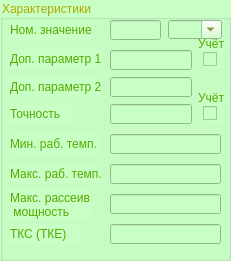
  <widget class="QGroupBox" name="TechGB">
   <property name="geometry">
    <rect>
     <x>380</x>
     <y>50</y>
     <width>231</width>
     <height>261</height>
    </rect>
   </property>
   <property name="styleSheet">
    <string notr="true">color: rgb(170, 170, 0);
background-color: rgb(200, 255, 196);</string>
   </property>
   <property name="title">
    <string>Характеристики</string>
   </property>
   <property name="alignment">
    <set>Qt::AlignLeading|Qt::AlignLeft|Qt::AlignVCenter</set>
   </property>
   <property name="flat">
    <bool>false</bool>
   </property>
   <widget class="QLabel" name="NomValueL">
    <property name="geometry">
     <rect>
      <x>10</x>
      <y>20</y>
      <width>81</width>
      <height>20</height>
     </rect>
    </property>
    <property name="styleSheet">
     <string notr="true">color: rgb(85, 170, 0);</string>
    </property>
    <property name="text">
     <string>Ном. значение</string>
    </property>
   </widget>
   <widget class="QLabel" name="NomVoltageL">
    <property name="geometry">
     <rect>
      <x>10</x>
      <y>49</y>
      <width>91</width>
      <height>20</height>
     </rect>
    </property>
    <property name="styleSheet">
     <string notr="true">color: rgb(85, 170, 0);</string>
    </property>
    <property name="text">
     <string>Доп. параметр 1</string>
    </property>
   </widget>
   <widget class="QLabel" name="AccuracyL">
    <property name="geometry">
     <rect>
      <x>10</x>
      <y>104</y>
      <width>61</width>
      <height>20</height>
     </rect>
    </property>
    <property name="styleSheet">
     <string notr="true">color: rgb(85, 170, 0);</string>
    </property>
    <property name="text">
     <string>Точность</string>
    </property>
   </widget>
   <widget class="QLabel" name="MinOpTL">
    <property name="geometry">
     <rect>
      <x>10</x>
      <y>134</y>
      <width>91</width>
      <height>20</height>
     </rect>
    </property>
    <property name="styleSheet">
     <string notr="true">color: rgb(85, 170, 0);</string>
    </property>
    <property name="text">
     <string>Мин. раб. темп.</string>
    </property>
   </widget>
   <widget class="QLabel" name="MaxOpTL">
    <property name="geometry">
     <rect>
      <x>10</x>
      <y>164</y>
      <width>91</width>
      <height>20</height>
     </rect>
    </property>
    <property name="styleSheet">
     <string notr="true">color: rgb(85, 170, 0);</string>
    </property>
    <property name="text">
     <string>Макс. раб. темп.</string>
    </property>
   </widget>
   <widget class="QLineEdit" name="NomValueLE">
    <property name="geometry">
     <rect>
      <x>110</x>
      <y>20</y>
      <width>51</width>
      <height>20</height>
     </rect>
    </property>
    <property name="styleSheet">
     <string notr="true">color: rgb(85, 85, 0);</string>
    </property>
   </widget>
   <widget class="QLineEdit" name="NomVoltageLE">
    <property name="geometry">
     <rect>
      <x>110</x>
      <y>50</y>
      <width>82</width>
      <height>20</height>
     </rect>
    </property>
    <property name="toolTip">
     <string>&lt;html&gt;&lt;head/&gt;&lt;body&gt;&lt;p&gt;Параметр указывается с единицами измерения через пробел&lt;/p&gt;&lt;/body&gt;&lt;/html&gt;</string>
    </property>
    <property name="styleSheet">
     <string notr="true">color: rgb(85, 85, 0);</string>
    </property>
   </widget>
   <widget class="QLineEdit" name="AccuracyLE">
    <property name="geometry">
     <rect>
      <x>110</x>
      <y>104</y>
      <width>82</width>
      <height>20</height>
     </rect>
    </property>
    <property name="toolTip">
     <string>&lt;html&gt;&lt;head/&gt;&lt;body&gt;&lt;p&gt;Точность указывается в % или буквенно-цифровым способом (например: X5R для конденсаторов). Знак процентов необходимо отделять от значения символом пробела&lt;/p&gt;&lt;/body&gt;&lt;/html&gt;</string>
    </property>
    <property name="styleSheet">
     <string notr="true">color: rgb(85, 85, 0);</string>
    </property>
   </widget>
   <widget class="QLineEdit" name="MinOpTLE">
    <property name="geometry">
     <rect>
      <x>110</x>
      <y>134</y>
      <width>111</width>
      <height>20</height>
     </rect>
    </property>
    <property name="toolTip">
     <string>&lt;html&gt;&lt;head/&gt;&lt;body&gt;&lt;p&gt;Температуру следует указывать в формате: &amp;quot;+25&amp;quot; или &amp;quot;-10&amp;quot;, т.е. всегда указывать знак температуры&lt;/p&gt;&lt;/body&gt;&lt;/html&gt;</string>
    </property>
    <property name="styleSheet">
     <string notr="true">color: rgb(85, 85, 0);</string>
    </property>
   </widget>
   <widget class="QLineEdit" name="MaxOpTLE">
    <property name="geometry">
     <rect>
      <x>110</x>
      <y>164</y>
      <width>111</width>
      <height>20</height>
     </rect>
    </property>
    <property name="toolTip">
     <string>&lt;html&gt;&lt;head/&gt;&lt;body&gt;&lt;p&gt;Температуру следует указывать в формате: &amp;quot;+25&amp;quot; или &amp;quot;-10&amp;quot;, т.е. всегда указывать знак температуры&lt;/p&gt;&lt;/body&gt;&lt;/html&gt;</string>
    </property>
    <property name="styleSheet">
     <string notr="true">color: rgb(85, 85, 0);</string>
    </property>
   </widget>
   <widget class="QLineEdit" name="MaxPowerLE">
    <property name="geometry">
     <rect>
      <x>110</x>
      <y>194</y>
      <width>111</width>
      <height>20</height>
     </rect>
    </property>
    <property name="styleSheet">
     <string notr="true">color: rgb(85, 85, 0);</string>
    </property>
   </widget>
   <widget class="QLabel" name="MaxPowerL">
    <property name="geometry">
     <rect>
      <x>10</x>
      <y>189</y>
      <width>81</width>
      <height>31</height>
     </rect>
    </property>
    <property name="styleSheet">
     <string notr="true">color: rgb(85, 170, 0);</string>
    </property>
    <property name="text">
     <string>Макс. рассеив.
 мощность</string>
    </property>
   </widget>
   <widget class="QLabel" name="TKCL">
    <property name="geometry">
     <rect>
      <x>10</x>
      <y>224</y>
      <width>71</width>
      <height>20</height>
     </rect>
    </property>
    <property name="styleSheet">
     <string notr="true">color: rgb(85, 170, 0);</string>
    </property>
    <property name="text">
     <string>ТКС (ТКЕ)</string>
    </property>
   </widget>
   <widget class="QLineEdit" name="TKCLE">
    <property name="geometry">
     <rect>
      <x>110</x>
      <y>224</y>
      <width>111</width>
      <height>20</height>
     </rect>
    </property>
    <property name="toolTip">
     <string>&lt;html&gt;&lt;head/&gt;&lt;body&gt;&lt;p&gt;Температурный коэффициент. Обычно указывается в ppm/град. С&lt;/p&gt;&lt;/body&gt;&lt;/html&gt;</string>
    </property>
    <property name="styleSheet">
     <string notr="true">color: rgb(85, 85, 0);</string>
    </property>
   </widget>
   <widget class="QCheckBox" name="isNeedToAccVoltageInNameCB">
    <property name="geometry">
     <rect>
      <x>203</x>
      <y>51</y>
      <width>21</width>
      <height>17</height>
     </rect>
    </property>
    <property name="sizePolicy">
     <sizepolicy hsizetype="Fixed" vsizetype="Fixed">
      <horstretch>0</horstretch>
      <verstretch>0</verstretch>
     </sizepolicy>
    </property>
    <property name="sizeIncrement">
     <size>
      <width>0</width>
      <height>0</height>
     </size>
    </property>
    <property name="baseSize">
     <size>
      <width>0</width>
      <height>0</height>
     </size>
    </property>
    <property name="toolTip">
     <string>&lt;html&gt;&lt;head/&gt;&lt;body&gt;&lt;p&gt;Учёт поля &amp;quot;Доп. параметр 1&amp;quot; в наименовании компонента. Имеет смысл устанавливать данную отметку только для компонентов производителя &amp;quot;НКП&amp;quot; (Неизвестный Китайский Производитель)&lt;/p&gt;&lt;/body&gt;&lt;/html&gt;</string>
    </property>
    <property name="autoFillBackground">
     <bool>false</bool>
    </property>
    <property name="text">
     <string/>
    </property>
    <property name="checked">
     <bool>false</bool>
    </property>
   </widget>
   <widget class="QLabel" name="isNeedToAccVoltageInNameL">
    <property name="geometry">
     <rect>
      <x>198</x>
      <y>36</y>
      <width>31</width>
      <height>16</height>
     </rect>
    </property>
    <property name="styleSheet">
     <string notr="true">color: rgb(85, 170, 0);</string>
    </property>
    <property name="text">
     <string>Учёт</string>
    </property>
   </widget>
   <widget class="QCheckBox" name="isNeedToAccAccuracyInNameCB">
    <property name="geometry">
     <rect>
      <x>203</x>
      <y>105</y>
      <width>21</width>
      <height>17</height>
     </rect>
    </property>
    <property name="sizePolicy">
     <sizepolicy hsizetype="Fixed" vsizetype="Fixed">
      <horstretch>0</horstretch>
      <verstretch>0</verstretch>
     </sizepolicy>
    </property>
    <property name="sizeIncrement">
     <size>
      <width>0</width>
      <height>0</height>
     </size>
    </property>
    <property name="baseSize">
     <size>
      <width>0</width>
      <height>0</height>
     </size>
    </property>
    <property name="toolTip">
     <string>&lt;html&gt;&lt;head/&gt;&lt;body&gt;&lt;p&gt;Учёт поля &amp;quot;Точность&amp;quot; в наименовании компонента. Имеет смысл устанавливать данную отметку только для компонентов производителя &amp;quot;НКП&amp;quot; (Неизвестный Китайский Производитель)&lt;/p&gt;&lt;/body&gt;&lt;/html&gt;</string>
    </property>
    <property name="autoFillBackground">
     <bool>false</bool>
    </property>
    <property name="text">
     <string/>
    </property>
    <property name="checked">
     <bool>false</bool>
    </property>
   </widget>
   <widget class="QLabel" name="isNeedToAccAccuracyInNameL">
    <property name="geometry">
     <rect>
      <x>198</x>
      <y>90</y>
      <width>31</width>
      <height>16</height>
     </rect>
    </property>
    <property name="styleSheet">
     <string notr="true">color: rgb(85, 170, 0);</string>
    </property>
    <property name="text">
     <string>Учёт</string>
    </property>
   </widget>
   <widget class="QComboBox" name="UnitsCB">
    <property name="geometry">
     <rect>
      <x>168</x>
      <y>20</y>
      <width>54</width>
      <height>19</height>
     </rect>
    </property>
    <property name="toolTip">
     <string>&lt;html&gt;&lt;head/&gt;&lt;body&gt;&lt;p&gt;Обязательно проверяйте выбранные единицы измерения!&lt;/p&gt;&lt;/body&gt;&lt;/html&gt;</string>
    </property>
    <property name="styleSheet">
     <string notr="true">color: rgb(85, 85, 0);</string>
    </property>
    <property name="editable">
     <bool>true</bool>
    </property>
   </widget>
   <widget class="QLabel" name="CommentL">
    <property name="geometry">
     <rect>
      <x>10</x>
      <y>77</y>
      <width>91</width>
      <height>20</height>
     </rect>
    </property>
    <property name="styleSheet">
     <string notr="true">color: rgb(85, 170, 0);</string>
    </property>
    <property name="text">
     <string>Доп. параметр 2</string>
    </property>
   </widget>
   <widget class="QLineEdit" name="CommentLE">
    <property name="geometry">
     <rect>
      <x>110</x>
      <y>77</y>
      <width>82</width>
      <height>20</height>
     </rect>
    </property>
    <property name="toolTip">
     <string>&lt;html&gt;&lt;head/&gt;&lt;body&gt;&lt;p&gt;Параметр указывается с единицами измерения через пробел&lt;/p&gt;&lt;/body&gt;&lt;/html&gt;</string>
    </property>
    <property name="styleSheet">
     <string notr="true">color: rgb(85, 85, 0);</string>
    </property>
   </widget>
  </widget>
